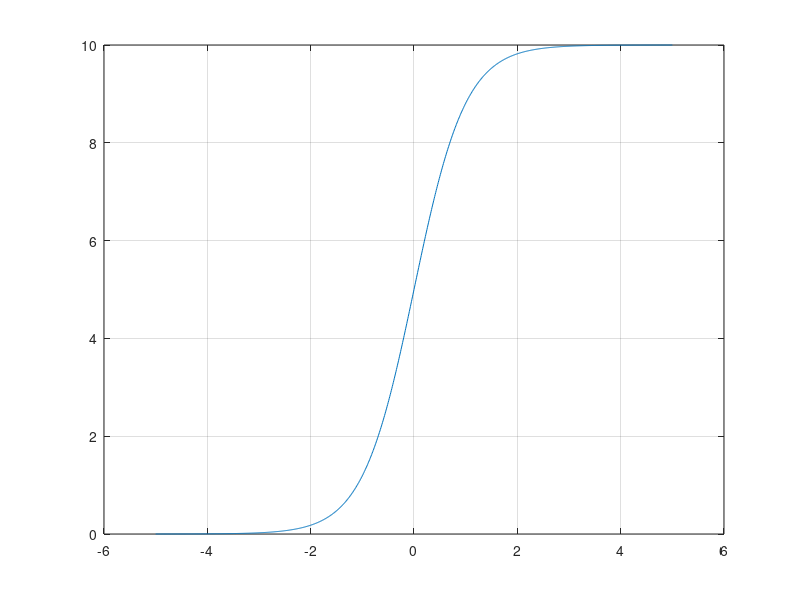

Reproduce this figure in MATLAB. (Note: this script raises an error after producing the figure.)
% Model parameters
S.g = 9.807; % Gravity
S.mb = 1.477; % Mass of UAV
S.d = 0.263; % Arm Length (Rotor and COM of UAV)
S.c = 8.004e-4; % Drag Factor
S.Ib = [0.01152; 0.01152; 0.0218]; % Moment of Inertia of UAV
% S.Ib = [0.01152 0 0;0 0.01152 0;0 0 0.0218];
S.m1 = 0.05; % Mass of First Link
S.m2 = 0.05; % Mass of Second Link
S.l1 = 0.5; % Length of First Link
S.l2 = 0.5; % Length of Second Link
thrust = (S.mb)*S.g/4;
X = -5:0.01:5;
f = tanh(X)*5 + 5;
f1 = tanh(X+1.5)*(thrust/2-1/2) + thrust/2+1/2;
f2 = tanh(X-1.5)*(4.5-(thrust/2-1/2)) + 4.5-thrust/2+1/2;
f1 = tanh(X+1)*(thrust/2) + thrust/2;
f2 = tanh(X-1)*(5-(thrust/2)) + 5-thrust/2;
plot(X,f)
hold on
grid on
yline(thrust)
plot(X,f1+f2)
hold off